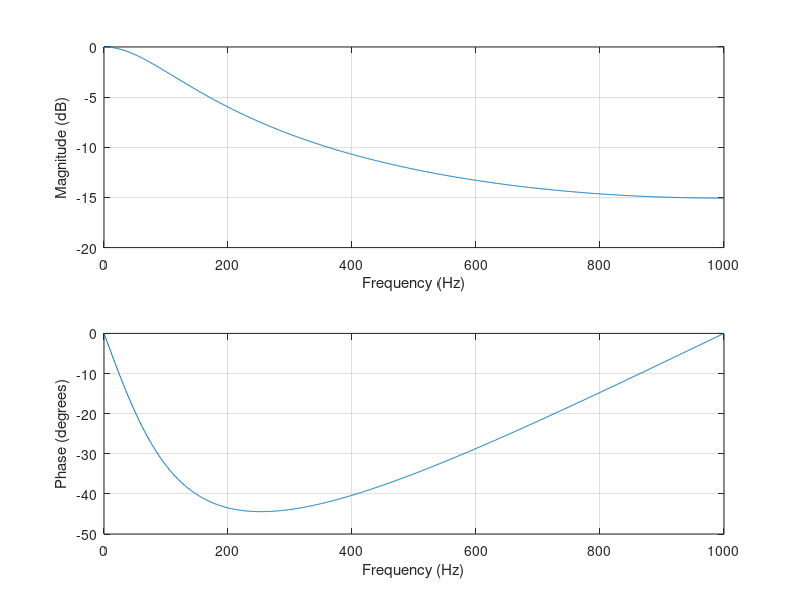

Write MATLAB code to recreate this figure. (Note: this script raises an error after producing the figure.)
clc;
clear;
close all;

%% ── Señal base (dado por la consigna) ───────────────────────────────────
fs = 2000;
f  = 100;
t  = 0:1/fs:1;
snr = 15;       % SNR en dB

signal       = sin(2*pi*f*t);
signal_awgn  = awgn(signal, snr, 'measured');

%% ── Parámetros del filtro ───────────────────────────────────────────────
lambdas = [0.7, 0.9, 0.98];    % inciso i): repetir c) a h) para los tres valores
%lambdas = [0.98];
for lambda = lambdas

    b = [1 - lambda];
    a = [1,  -lambda];

    fprintf('\n════════════════════════════════════════\n');
    fprintf('  lambda = %.2f\n', lambda);
    fprintf('════════════════════════════════════════\n');

    %% ── d) Respuesta en frecuencia y fase — freqz() ─────────────────────
    fco = -log(lambda) * fs / pi;
    fprintf('Frecuencia de corte: fco = %.2f Hz\n', fco);

    figure('Name', sprintf('d) Respuesta en frec. — lambda=%.2f', lambda));
    freqz(b, a, 1024, fs);
    sgtitle(sprintf('d) Respuesta en frecuencia y fase — \\lambda = %.2f  (f_{co} = %.1f Hz)', ...
        lambda, fco));

    %% ── e) Polos y ceros — zplane() ─────────────────────────────────────
    ceros = roots(b);
    polos = roots(a);

    fprintf('Ceros: %s\n', mat2str(ceros, 4));
    fprintf('Polos: %s\n', mat2str(polos, 4));

    figure('Name', sprintf('e) Polos y ceros — lambda=%.2f', lambda));
    zplane(b, a);
    grid on;
    title(sprintf('e) Polos y ceros — \\lambda = %.2f', lambda));

    % Estabilidad: el filtro es estable si todos los polos están dentro del círculo unitario
    if all(abs(polos) < 1)
        fprintf('Todos los polos dentro del círculo unitario  →  Filtro ESTABLE\n');
    else
        fprintf('Hay polos fuera del círculo unitario  →  Filtro INESTABLE\n');
    end

    %% ── f) Aplicar el filtro LI ──────────────────────────────────────────
    signal_filtrada = leaking_integrator(signal_awgn, lambda);

    %% ── g) Respuesta en el tiempo ────────────────────────────────────────
    figure('Name', sprintf('g) Tiempo — lambda=%.2f', lambda));

    subplot(2,1,1);
    plot(t, signal_awgn, 'r', 'LineWidth', 0.8); hold on;
    plot(t, signal,      'b', 'LineWidth', 1.2);
    legend('Con ruido', 'Original');
    xlabel('Tiempo [s]'); ylabel('Amplitud');
    title('Señal original y señal con ruido');
    grid on;

    subplot(2,1,2);
    plot(t, signal_filtrada, 'g',  'LineWidth', 1.5); hold on;
    plot(t, signal,          'b--','LineWidth', 1.0);
    legend('Filtrada', 'Original');
    xlabel('Tiempo [s]'); ylabel('Amplitud');
    title(sprintf('Señal filtrada — \\lambda = %.2f  (f_{co} = %.1f Hz)', lambda, fco));
    grid on;
    xlim([0 0.2]) 

    sgtitle(sprintf('g) Respuesta en el tiempo — \\lambda = %.2f', lambda));

    %% ── h) Espectro de frecuencia — my_dft() ────────────────────────────
    [freq_s, mag_s] = my_dft(signal,          fs);
    [freq_n, mag_n] = my_dft(signal_awgn,     fs);
    [freq_f, mag_f] = my_dft(signal_filtrada, fs);

    figure('Name', sprintf('h) Espectro — lambda=%.2f', lambda));
    plot(freq_n, mag_n, 'r',  'LineWidth', 0.8, 'DisplayName', 'Con ruido');  hold on;
    plot(freq_s, mag_s, 'b--','LineWidth', 1.2, 'DisplayName', 'Original');
    plot(freq_f, mag_f, 'g',  'LineWidth', 1.5, ...
        'DisplayName', sprintf('Filtrada (\\lambda=%.2f)', lambda));
    xlabel('Frecuencia [Hz]'); ylabel('Magnitud');
    title(sprintf('h) Espectro — \\lambda = %.2f  (f_{co} = %.1f Hz)', lambda, fco));
    legend; grid on;
    xlim([0 fs/10]);

end
